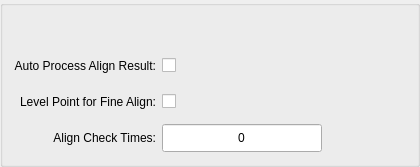
            <widget class="ISTAR::GUI::GroupBox" name="gb_alignSetting">
             <property name="minimumSize">
              <size>
               <width>420</width>
               <height>0</height>
              </size>
             </property>
             <property name="maximumSize">
              <size>
               <width>420</width>
               <height>16777215</height>
              </size>
             </property>
             <property name="styleSheet">
              <string notr="true"/>
             </property>
             <layout class="QGridLayout" name="gridLayout_20">
              <property name="topMargin">
               <number>45</number>
              </property>
              <property name="rightMargin">
               <number>9</number>
              </property>
              <property name="spacing">
               <number>6</number>
              </property>
              <item row="2" column="1">
               <widget class="QDoubleSpinBox" name="dsb_checkAlignTimes">
                <property name="minimumSize">
                 <size>
                  <width>160</width>
                  <height>30</height>
                 </size>
                </property>
                <property name="maximumSize">
                 <size>
                  <width>160</width>
                  <height>30</height>
                 </size>
                </property>
                <property name="alignment">
                 <set>Qt::AlignCenter</set>
                </property>
                <property name="buttonSymbols">
                 <enum>QAbstractSpinBox::NoButtons</enum>
                </property>
                <property name="decimals">
                 <number>0</number>
                </property>
                <property name="minimum">
                 <double>0.000000000000000</double>
                </property>
                <property name="maximum">
                 <double>9999.000000000000000</double>
                </property>
               </widget>
              </item>
              <item row="2" column="0">
               <widget class="QLabel" name="label_54">
                <property name="minimumSize">
                 <size>
                  <width>120</width>
                  <height>30</height>
                 </size>
                </property>
                <property name="maximumSize">
                 <size>
                  <width>16777215</width>
                  <height>30</height>
                 </size>
                </property>
                <property name="text">
                 <string>Align Check Times:</string>
                </property>
                <property name="alignment">
                 <set>Qt::AlignRight|Qt::AlignTrailing|Qt::AlignVCenter</set>
                </property>
               </widget>
              </item>
              <item row="0" column="0">
               <widget class="QLabel" name="label_52">
                <property name="minimumSize">
                 <size>
                  <width>120</width>
                  <height>30</height>
                 </size>
                </property>
                <property name="maximumSize">
                 <size>
                  <width>16777215</width>
                  <height>30</height>
                 </size>
                </property>
                <property name="text">
                 <string>Auto Process Align Result:</string>
                </property>
                <property name="alignment">
                 <set>Qt::AlignRight|Qt::AlignTrailing|Qt::AlignVCenter</set>
                </property>
               </widget>
              </item>
              <item row="0" column="1">
               <widget class="QCheckBox" name="checkBox_autoProcessAlignResult">
                <property name="text">
                 <string/>
                </property>
               </widget>
              </item>
              <item row="0" column="2">
               <widget class="QLabel" name="label_53">
                <property name="text">
                 <string/>
                </property>
               </widget>
              </item>
              <item row="1" column="0">
               <widget class="QLabel" name="label_59">
                <property name="minimumSize">
                 <size>
                  <width>120</width>
                  <height>30</height>
                 </size>
                </property>
                <property name="maximumSize">
                 <size>
                  <width>16777215</width>
                  <height>30</height>
                 </size>
                </property>
                <property name="text">
                 <string>Level Point for Fine Align:</string>
                </property>
                <property name="alignment">
                 <set>Qt::AlignRight|Qt::AlignTrailing|Qt::AlignVCenter</set>
                </property>
               </widget>
              </item>
              <item row="1" column="1">
               <widget class="QCheckBox" name="checkBox_levelPointForFineAlign">
                <property name="text">
                 <string/>
                </property>
               </widget>
              </item>
             </layout>
            </widget>
